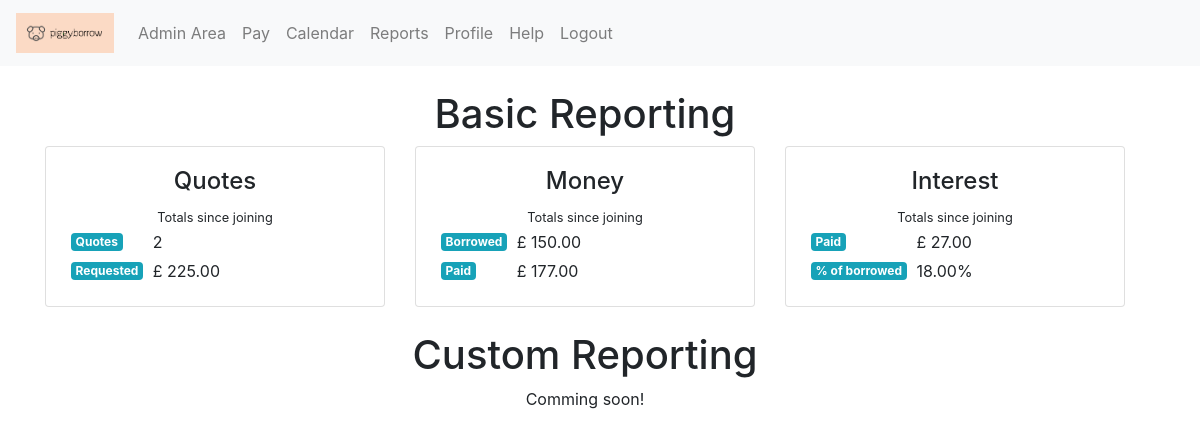
Screenshot of /reports (signed in) with the database file from the repository.
### myModels.py (models this page shows, shortened)
class Quote(db.Model):
  __tablename__ = "quote"
  id = db.Column(db.Integer, primary_key=True)
  creation_timestamp = db.Column(db.DateTime(), default=datetime.now())
  user_id = db.Column(db.Integer, db.ForeignKey('user.id'), nullable=False)
  amount_requested = db.Column(db.Float())
  duration_in_days = db.Column(db.Integer())
  rate_id = db.Column(db.Integer, db.ForeignKey('rate.id'), nullable=False)
  payments = db.relationship('Payment', backref='quote', lazy=True)
  status_id = db.Column(db.Integer, db.ForeignKey('status.id'), nullable=False)
  change_log = db.relationship('ChangeLog', backref='quote', lazy=True)
  def get_status(self):
    return Status.query.get(self.status_id)
  def get_rate(self):
    return Rate.query.get(self.rate_id)
  def get_interest_amount(self):
    rate = self.get_rate().value
    return round(self.amount_requested * self.duration_in_days * rate * 0.01, 2)
  def is_active(self):
    return self.get_status().name in ['In review', 'Approved', 'Monies Released', 'Quote sent']

class Status(db.Model):
  id = db.Column(db.Integer, primary_key=True)
  name = db.Column(db.String(30), nullable=False)
  quotes = db.relationship('Quote', backref='status', lazy=True)

class Rate(db.Model):
  __tablename__ = "rate"
  id = db.Column(db.Integer, primary_key=True)
  user_id = db.Column(db.Integer, db.ForeignKey('user.id'), nullable=False)
  creation_timestamp = db.Column(db.DateTime(), default=datetime.now())
  start_date = db.Column(db.DateTime())
  end_date = db.Column(db.DateTime())
  value = db.Column(db.Float)
  quotes = db.relationship('Quote', backref='rate', lazy=True)

### app.py (the view)
@app.route('/reports', methods=['GET','POST'])
@login_required
def reports():
  if not current_user.verified_user:
    return redirect(url_for('profile'))
  return render_template('protected/reports.html')

### app.py (called while the page is built)
@login_manager.user_loader
def load_user(user_id):
  return User.query.get(int(user_id))

### myModels.py (called while the page is built)
  def can_borrow(self):
    for quote in self.quotes:
      if quote.is_active():
        return False
    return True

  def get_quotes_stats(self):
    stat = {
    'total_quotes': len(self.quotes),
    'total_amount_requested' : 0,
    'total_money_borrowed' : 0,
    'total_interest_paid' : 0
    }
    for quote in self.quotes:
      stat['total_amount_requested'] += quote.amount_requested
      if quote.get_status().name == 'Paid':
        stat['total_money_borrowed'] += quote.amount_requested
        stat['total_interest_paid'] += quote.get_interest_amount()
    return stat

### templates/protected/reports.html (shortened to what this page needs)
{% extends "layout.html" %}
{% import "bootstrap/wtf.html" as wtf %}
{% block body %}
<div class="container">
  <div class="row text-center">
    <div class="col">
      <h1>Basic Reporting</h1>
      <div class="card-deck">
        <div class="card">
          <div class="card-body">
            <h4 class="card-title">Quotes</h4>
            <small>Totals since joining</small>
            <table class="table-sm table-borderless">
              <tbody>
                <tr>
                  <td><span class="badge-info badge">Quotes</span></td>
                  <td>{{ current_user.get_quotes_stats()['total_quotes'] }}</td>
                </tr>
                <tr>
                  <td><span class="badge-info badge">Requested</span></td>
                  <td>{{ "£ {:0.2f}".format(current_user.get_quotes_stats()['total_amount_requested']) }}</td>
                </tr>
              </tbody>
            </table>
          </div>
        </div>
        <div class="card">
          <div class="card-body">
            <h4 class="card-title">Money</h4>
            <small>Totals since joining</small>
            <table class="table-sm table-borderless">
              <tbody>
                <tr>
                  <td><span class="badge-info badge">Borrowed</span></td>
                  <td>{{ "£ {:0.2f}".format(current_user.get_quotes_stats()['total_money_borrowed']) }}</td>
                </tr>
                <tr>
                  <td><span class="badge-info badge">Paid</span></td>
                  <td>{{ "£ {:0.2f}".format(current_user.get_quotes_stats()['total_interest_paid'] + current_user.get_quotes_stats()['total_money_borrowed']) }}</td>
                </tr>
              </tbody>
            </table>
          </div>
        </div>
        <div class="card">
          <div class="card-body">
            <h4 class="card-title">Interest</h4>
            <small>Totals since joining</small>
            <table class="table-sm table-borderless">
              <tbody>
                <tr>
                  <td><span class="badge-info badge">Paid</span></td>
                  <td>{{ "£ {:0.2f}".format(current_user.get_quotes_stats()['total_interest_paid']) }}</td>
                </tr>
                <tr>
                  <td><span class="badge-info badge">% of borrowed</span></td>
                  <td> {% if current_user.get_quotes_stats()['total_money_borrowed'] > 0 %} {{ "{:0.2f}%".format(current_user.get_quotes_stats()['total_interest_paid'] / current_user.get_quotes_stats()['total_money_borrowed'] * 100) }} {%else%} 0.0% {% endif %}
                  </td>
                </tr>
              </tbody>
            </table>
          </div>
        </div>
      </div>
    </div>
  </div>
  <br>
  <div class="row text-center">
    <div class="col">
      <h1>Custom Reporting</h1>
      <p>Comming soon!</p>
    </div>
  </div>
</div>
{% endblock %}

### static/css/style.css (style rules this page uses)
.row { width: 100% !important; }

### rows the page displays
Quote: amount_requested+duration_in_days "2", amount_requested+duration_in_days "£ 225.00", amount_requested+duration_in_days "£ 150.00", amount_requested+duration_in_days "£ 177.00", amount_requested+duration_in_days "£ 27.00", amount_requested+duration_in_days "18.00%"
